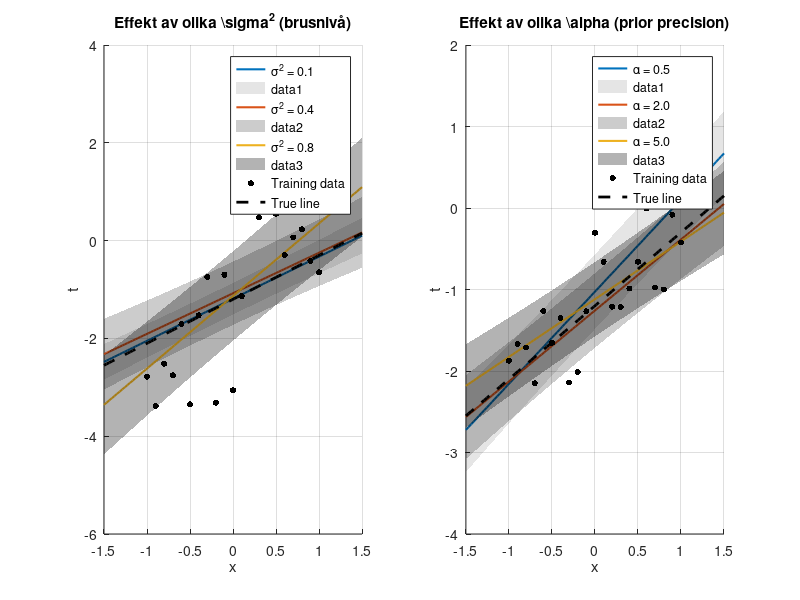

Reproduce this figure in MATLAB.
% === Inställningar ===
w0 = -1.2;
w1 = 0.9;

sigma2_list = [0.1, 0.4, 0.8];  % Olika brusnivåer
alpha_list = [0.5, 2, 5];       % Olika prior-precisioner

trnX = -1:0.1:1;
N = length(trnX);
x_vals = linspace(-1.5, 1.5, 100);

% === Figur för brusnivåer ===
figure;
subplot(1,2,1);
hold on;

for idx = 1:length(sigma2_list)
    sigma2 = sigma2_list(idx);
    beta = 1 / sigma2;
    alpha = 2;  % Fixera alpha här

    % Skapa träningsdata
    trnData = zeros(size(trnX));
    for i = 1:N
        e = normrnd(0, sqrt(sigma2));
        trnData(i) = w0 + w1 * trnX(i) + e;
    end

    % Posterior
    X = [ones(N, 1), trnX'];
    S_n = inv(alpha * eye(2) + beta * X' * X);
    m_n = beta * S_n * X' * trnData';

    % Prediktion
    mu = zeros(size(x_vals));
    std_dev = zeros(size(x_vals));
    for i = 1:length(x_vals)
        x_vec = [1; x_vals(i)];
        mu(i) = m_n' * x_vec;
        std_dev(i) = sqrt(1/beta + x_vec' * S_n * x_vec);
    end

    % Rita prediktion + osäkerhet
    plot(x_vals, mu, 'LineWidth', 1.5, 'DisplayName', sprintf('\\sigma^2 = %.1f', sigma2));
    fill([x_vals, fliplr(x_vals)], ...
         [mu - std_dev, fliplr(mu + std_dev)], ...
         'k', 'FaceAlpha', 0.1 * idx, 'EdgeColor', 'none');  % Lite genomskinlig fyllning
end

% Rita träningsdata (från sista körningen)
scatter(trnX, trnData, 20, 'k', 'filled', 'DisplayName', 'Training data');

% Sanna linjen
y_true = w0 + w1 * x_vals;
plot(x_vals, y_true, 'k--', 'LineWidth', 2, 'DisplayName', 'True line');

xlabel('x');
ylabel('t');
title('Effekt av olika \\sigma^2 (brusnivå)');
legend('show');
grid on;


% === Figur för alpha (priorprecision) ===
subplot(1,2,2);
hold on;

sigma2 = 0.2;  % Fixera sigma2 här
beta = 1 / sigma2;

for idx = 1:length(alpha_list)
    alpha = alpha_list(idx);

    % Skapa träningsdata (samma brusnivå)
    trnData = zeros(size(trnX));
    for i = 1:N
        e = normrnd(0, sqrt(sigma2));
        trnData(i) = w0 + w1 * trnX(i) + e;
    end

    % Posterior
    X = [ones(N, 1), trnX'];
    S_n = inv(alpha * eye(2) + beta * X' * X);
    m_n = beta * S_n * X' * trnData';

    % Prediktion
    mu = zeros(size(x_vals));
    std_dev = zeros(size(x_vals));
    for i = 1:length(x_vals)
        x_vec = [1; x_vals(i)];
        mu(i) = m_n' * x_vec;
        std_dev(i) = sqrt(1/beta + x_vec' * S_n * x_vec);
    end

    % Rita prediktion + osäkerhet
    plot(x_vals, mu, 'LineWidth', 1.5, 'DisplayName', sprintf('\\alpha = %.1f', alpha));
    fill([x_vals, fliplr(x_vals)], ...
         [mu - std_dev, fliplr(mu + std_dev)], ...
         'k', 'FaceAlpha', 0.1 * idx, 'EdgeColor', 'none');
end

% Rita träningsdata (från sista körningen)
scatter(trnX, trnData, 20, 'k', 'filled', 'DisplayName', 'Training data');

% Sanna linjen
plot(x_vals, y_true, 'k--', 'LineWidth', 2, 'DisplayName', 'True line');

xlabel('x');
ylabel('t');
title('Effekt av olika \\alpha (prior precision)');
legend('show');
grid on;
